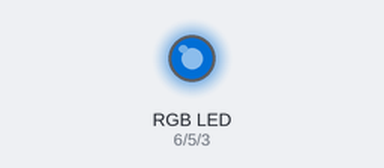
The sketch below on a simulated Arduino Uno, built with avr-gcc and run on an emulated ATmega328P. Shown: an RGB LED mixed from three pins (HIGH = lit). Dim RGB values are drawn brighter than linear; random numbers use the default seed unless the sketch sets one.

Above: at 1.6 s.
At 5.6 s:
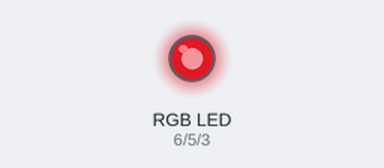
At 10.6 s:
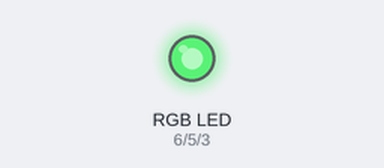
At 19.6 s:
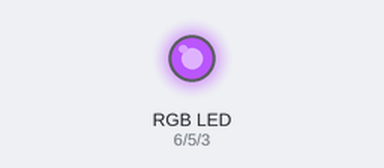
At 28.6 s:
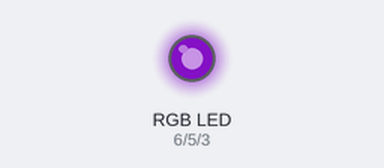
At 38.6 s:
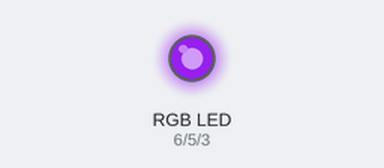
Timing chart, 0 to 40.0 s (numbered marks = the images above):
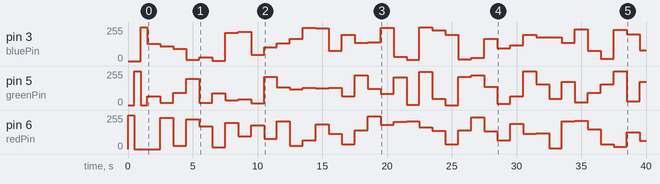

Measured:
- by itself, pin 3 (bluePin): 255/255 → 130/255 at 1.5 s, → 112/255 1.0 s later, → 91/255 1.0 s later, → 9/255 1.0 s later, … (39 changes in this stretch)
- by itself, pin 5 (greenPin): 255/255 → 0/255 at 1.0 s, → 67/255 0.50 s later, → 16/255 1.0 s later, → 91/255 1.0 s later, … (40 changes in this stretch)

The sketch:

app.ino
```cpp
const int redPin = 6;
const int greenPin = 5;
const int bluePin = 3;

void setup(){
    randomSeed(analogRead(A0));
    //아날로그 리드는 꽂혀있지않으면 임의의 값을 리턴함 랜덤 시드를 넣기위해 그냥 임의의수 뽑은것 큰 의미없음
    analogWrite(redPin, 255);
    delay(500);
    analogWrite(redPin, 0);
    analogWrite(greenPin, 255);
    delay(500);
    analogWrite(greenPin, 0);
    analogWrite(bluePin, 255);
    delay(500);
}

void loop(){
    analogWrite(redPin, random(256));
    analogWrite(greenPin, random(256));
    analogWrite(bluePin, random(256));
    delay(1000);
}
```
